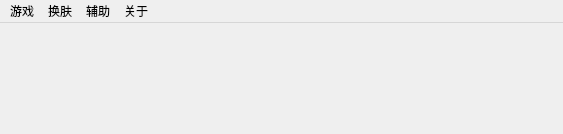
<?xml version="1.0" encoding="UTF-8"?>
<ui version="4.0">
 <class>MainWindow</class>
 <widget class="QMainWindow" name="MainWindow">
  <property name="geometry">
   <rect>
    <x>0</x>
    <y>0</y>
    <width>563</width>
    <height>134</height>
   </rect>
  </property>
  <property name="windowTitle">
   <string>MainWindow</string>
  </property>
  <property name="windowIcon">
   <iconset resource="pic.qrc">
    <normaloff>:/other/bomb.png</normaloff>:/other/bomb.png</iconset>
  </property>
  <widget class="QWidget" name="centralwidget">
   <widget class="QLabel" name="time">
    <property name="geometry">
     <rect>
      <x>90</x>
      <y>21</y>
      <width>32</width>
      <height>32</height>
     </rect>
    </property>
    <property name="text">
     <string/>
    </property>
   </widget>
   <widget class="QLabel" name="bomb">
    <property name="geometry">
     <rect>
      <x>350</x>
      <y>20</y>
      <width>32</width>
      <height>32</height>
     </rect>
    </property>
    <property name="text">
     <string/>
    </property>
   </widget>
  </widget>
  <widget class="QMenuBar" name="menubar">
   <property name="geometry">
    <rect>
     <x>0</x>
     <y>0</y>
     <width>563</width>
     <height>21</height>
    </rect>
   </property>
   <widget class="QMenu" name="menugame">
    <property name="title">
     <string>游戏</string>
    </property>
    <addaction name="actionnew"/>
    <addaction name="separator"/>
    <addaction name="actionchuji"/>
    <addaction name="actionzhongji"/>
    <addaction name="actiongaoji"/>
    <addaction name="actionzidingyi"/>
    <addaction name="separator"/>
    <addaction name="actionquit"/>
   </widget>
   <widget class="QMenu" name="menu">
    <property name="title">
     <string>换肤</string>
    </property>
    <addaction name="actionclassic"/>
    <addaction name="actionmengnanfen"/>
    <addaction name="actionlvsexinqing"/>
    <addaction name="actionIKUN"/>
   </widget>
   <widget class="QMenu" name="menu_2">
    <property name="title">
     <string>辅助</string>
    </property>
    <addaction name="actiontoushi"/>
   </widget>
   <widget class="QMenu" name="menu_3">
    <property name="title">
     <string>关于</string>
    </property>
   </widget>
   <addaction name="menugame"/>
   <addaction name="menu"/>
   <addaction name="menu_2"/>
   <addaction name="menu_3"/>
  </widget>
  <action name="actionchuji">
   <property name="text">
    <string>初级</string>
   </property>
  </action>
  <action name="actionzhongji">
   <property name="text">
    <string>中级</string>
   </property>
  </action>
  <action name="actiongaoji">
   <property name="text">
    <string>高级</string>
   </property>
  </action>
  <action name="actionzidingyi">
   <property name="text">
    <string>自定义</string>
   </property>
  </action>
  <action name="actionquit">
   <property name="text">
    <string>退出</string>
   </property>
  </action>
  <action name="actionclassic">
   <property name="checkable">
    <bool>false</bool>
   </property>
   <property name="icon">
    <iconset resource="pic.qrc">
     <normaloff>:/other/ico.ico</normaloff>:/other/ico.ico</iconset>
   </property>
   <property name="text">
    <string>经典原皮</string>
   </property>
   <property name="toolTip">
    <string>&lt;html&gt;&lt;head/&gt;&lt;body&gt;&lt;p&gt;经典原皮&lt;/p&gt;&lt;/body&gt;&lt;/html&gt;</string>
   </property>
  </action>
  <action name="actionmengnanfen">
   <property name="checkable">
    <bool>false</bool>
   </property>
   <property name="checked">
    <bool>false</bool>
   </property>
   <property name="icon">
    <iconset resource="pic.qrc">
     <normaloff>:/other/i1.ico</normaloff>:/other/i1.ico</iconset>
   </property>
   <property name="text">
    <string>樱花故事</string>
   </property>
   <property name="toolTip">
    <string>&lt;html&gt;&lt;head/&gt;&lt;body&gt;&lt;p&gt;&lt;span style=&quot; color:#55ff00;&quot;&gt;猛男粉&lt;/span&gt;&lt;/p&gt;&lt;/body&gt;&lt;/html&gt;</string>
   </property>
  </action>
  <action name="actionlvsexinqing">
   <property name="checkable">
    <bool>false</bool>
   </property>
   <property name="icon">
    <iconset resource="pic.qrc">
     <normaloff>:/other/i3.ico</normaloff>:/other/i3.ico</iconset>
   </property>
   <property name="text">
    <string>绿色心情</string>
   </property>
  </action>
  <action name="actionIKUN">
   <property name="checkable">
    <bool>false</bool>
   </property>
   <property name="icon">
    <iconset resource="pic.qrc">
     <normaloff>:/other/i4.ico</normaloff>:/other/i4.ico</iconset>
   </property>
   <property name="text">
    <string>IKUN</string>
   </property>
  </action>
  <action name="actionfuzhu">
   <property name="checkable">
    <bool>true</bool>
   </property>
   <property name="checked">
    <bool>true</bool>
   </property>
   <property name="text">
    <string>辅助框框</string>
   </property>
   <property name="shortcut">
    <string>Ctrl+H</string>
   </property>
  </action>
  <action name="actiontoushi">
   <property name="checkable">
    <bool>true</bool>
   </property>
   <property name="text">
    <string>无敌透视</string>
   </property>
   <property name="shortcut">
    <string>H</string>
   </property>
  </action>
  <action name="actionnew">
   <property name="enabled">
    <bool>true</bool>
   </property>
   <property name="text">
    <string>新游戏</string>
   </property>
  </action>
 </widget>
 <resources>
  <include location="pic.qrc"/>
 </resources>
 <connections/>
</ui>
